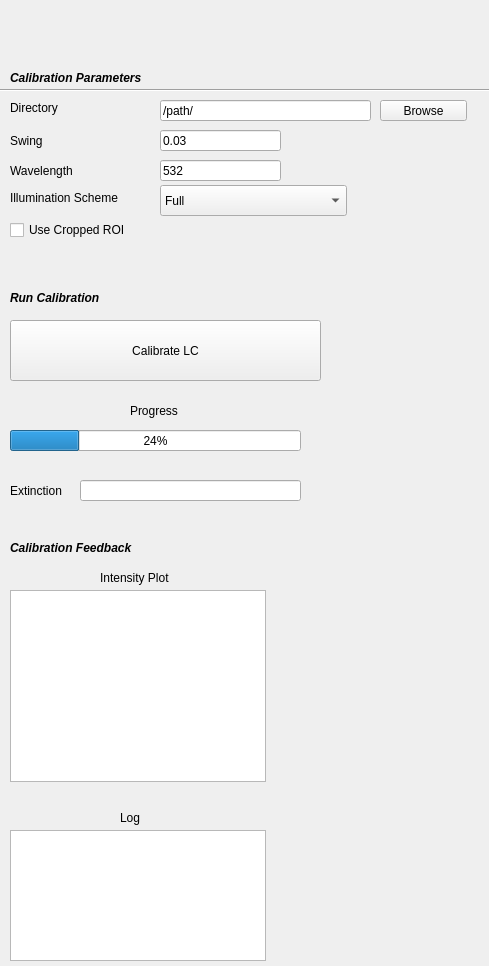
<?xml version="1.0" encoding="UTF-8"?>
<ui version="4.0">
 <class>Form</class>
 <widget class="QWidget" name="Form">
  <property name="geometry">
   <rect>
    <x>0</x>
    <y>0</y>
    <width>489</width>
    <height>966</height>
   </rect>
  </property>
  <property name="windowTitle">
   <string>Form</string>
  </property>
  <widget class="QComboBox" name="cb_calibration_mode">
   <property name="geometry">
    <rect>
     <x>160</x>
     <y>185</y>
     <width>187</width>
     <height>31</height>
    </rect>
   </property>
   <item>
    <property name="text">
     <string>Full</string>
    </property>
   </item>
   <item>
    <property name="text">
     <string>Coarse</string>
    </property>
   </item>
   <item>
    <property name="text">
     <string>Fine</string>
    </property>
   </item>
  </widget>
  <widget class="QPushButton" name="qbutton_calibrate_lc">
   <property name="geometry">
    <rect>
     <x>10</x>
     <y>320</y>
     <width>311</width>
     <height>61</height>
    </rect>
   </property>
   <property name="sizePolicy">
    <sizepolicy hsizetype="Minimum" vsizetype="Fixed">
     <horstretch>0</horstretch>
     <verstretch>0</verstretch>
    </sizepolicy>
   </property>
   <property name="text">
    <string>Calibrate LC</string>
   </property>
   <property name="autoDefault">
    <bool>false</bool>
   </property>
  </widget>
  <widget class="QLineEdit" name="le_swing">
   <property name="geometry">
    <rect>
     <x>160</x>
     <y>130</y>
     <width>121</width>
     <height>21</height>
    </rect>
   </property>
   <property name="sizePolicy">
    <sizepolicy hsizetype="Fixed" vsizetype="Fixed">
     <horstretch>0</horstretch>
     <verstretch>0</verstretch>
    </sizepolicy>
   </property>
   <property name="text">
    <string>0.03</string>
   </property>
  </widget>
  <widget class="QLineEdit" name="le_extinction">
   <property name="geometry">
    <rect>
     <x>80</x>
     <y>480</y>
     <width>221</width>
     <height>21</height>
    </rect>
   </property>
   <property name="sizePolicy">
    <sizepolicy hsizetype="Minimum" vsizetype="Fixed">
     <horstretch>0</horstretch>
     <verstretch>0</verstretch>
    </sizepolicy>
   </property>
   <property name="readOnly">
    <bool>true</bool>
   </property>
  </widget>
  <widget class="QLabel" name="label_wavelength">
   <property name="geometry">
    <rect>
     <x>10</x>
     <y>160</y>
     <width>91</width>
     <height>21</height>
    </rect>
   </property>
   <property name="text">
    <string>Wavelength</string>
   </property>
  </widget>
  <widget class="QLabel" name="label_swing">
   <property name="geometry">
    <rect>
     <x>10</x>
     <y>130</y>
     <width>73</width>
     <height>21</height>
    </rect>
   </property>
   <property name="text">
    <string>Swing</string>
   </property>
  </widget>
  <widget class="QLabel" name="label_extinction">
   <property name="geometry">
    <rect>
     <x>10</x>
     <y>480</y>
     <width>60</width>
     <height>21</height>
    </rect>
   </property>
   <property name="text">
    <string>Extinction</string>
   </property>
  </widget>
  <widget class="QLineEdit" name="le_wavelength">
   <property name="geometry">
    <rect>
     <x>160</x>
     <y>160</y>
     <width>121</width>
     <height>21</height>
    </rect>
   </property>
   <property name="sizePolicy">
    <sizepolicy hsizetype="Fixed" vsizetype="Fixed">
     <horstretch>0</horstretch>
     <verstretch>0</verstretch>
    </sizepolicy>
   </property>
   <property name="text">
    <string>532</string>
   </property>
  </widget>
  <widget class="QProgressBar" name="progressBar">
   <property name="geometry">
    <rect>
     <x>10</x>
     <y>430</y>
     <width>291</width>
     <height>21</height>
    </rect>
   </property>
   <property name="value">
    <number>24</number>
   </property>
  </widget>
  <widget class="QLineEdit" name="lineEdit">
   <property name="geometry">
    <rect>
     <x>160</x>
     <y>100</y>
     <width>211</width>
     <height>21</height>
    </rect>
   </property>
   <property name="text">
    <string>/path/</string>
   </property>
  </widget>
  <widget class="QLabel" name="label_dir">
   <property name="geometry">
    <rect>
     <x>10</x>
     <y>100</y>
     <width>56</width>
     <height>16</height>
    </rect>
   </property>
   <property name="text">
    <string>Directory</string>
   </property>
  </widget>
  <widget class="Line" name="line_12">
   <property name="geometry">
    <rect>
     <x>-10</x>
     <y>80</y>
     <width>771</width>
     <height>20</height>
    </rect>
   </property>
   <property name="orientation">
    <enum>Qt::Horizontal</enum>
   </property>
  </widget>
  <widget class="QPushButton" name="pushButton">
   <property name="geometry">
    <rect>
     <x>380</x>
     <y>100</y>
     <width>87</width>
     <height>21</height>
    </rect>
   </property>
   <property name="autoFillBackground">
    <bool>false</bool>
   </property>
   <property name="text">
    <string>Browse</string>
   </property>
   <property name="checkable">
    <bool>false</bool>
   </property>
   <property name="default">
    <bool>false</bool>
   </property>
  </widget>
  <widget class="QLabel" name="label_progress">
   <property name="geometry">
    <rect>
     <x>130</x>
     <y>400</y>
     <width>60</width>
     <height>21</height>
    </rect>
   </property>
   <property name="text">
    <string>Progress</string>
   </property>
  </widget>
  <widget class="QLabel" name="label_inten_plot">
   <property name="geometry">
    <rect>
     <x>100</x>
     <y>570</y>
     <width>111</width>
     <height>16</height>
    </rect>
   </property>
   <property name="text">
    <string>Intensity Plot</string>
   </property>
  </widget>
  <widget class="QGraphicsView" name="plot_window">
   <property name="geometry">
    <rect>
     <x>10</x>
     <y>590</y>
     <width>256</width>
     <height>192</height>
    </rect>
   </property>
  </widget>
  <widget class="QLabel" name="label_scheme">
   <property name="geometry">
    <rect>
     <x>10</x>
     <y>190</y>
     <width>131</width>
     <height>16</height>
    </rect>
   </property>
   <property name="text">
    <string>Illumination Scheme</string>
   </property>
  </widget>
  <widget class="QLabel" name="label_calibration_params">
   <property name="geometry">
    <rect>
     <x>10</x>
     <y>70</y>
     <width>171</width>
     <height>16</height>
    </rect>
   </property>
   <property name="font">
    <font>
     <weight>75</weight>
     <italic>true</italic>
     <bold>true</bold>
    </font>
   </property>
   <property name="text">
    <string>Calibration Parameters</string>
   </property>
  </widget>
  <widget class="QCheckBox" name="checkBox">
   <property name="geometry">
    <rect>
     <x>10</x>
     <y>220</y>
     <width>141</width>
     <height>20</height>
    </rect>
   </property>
   <property name="text">
    <string>Use Cropped ROI</string>
   </property>
  </widget>
  <widget class="QLabel" name="label_calibration_params_2">
   <property name="geometry">
    <rect>
     <x>270</x>
     <y>310</y>
     <width>161</width>
     <height>21</height>
    </rect>
   </property>
   <property name="text">
    <string/>
   </property>
  </widget>
  <widget class="QLabel" name="label_inten_plot_2">
   <property name="geometry">
    <rect>
     <x>120</x>
     <y>810</y>
     <width>31</width>
     <height>16</height>
    </rect>
   </property>
   <property name="text">
    <string>Log</string>
   </property>
  </widget>
  <widget class="QGraphicsView" name="plot_window_2">
   <property name="geometry">
    <rect>
     <x>10</x>
     <y>830</y>
     <width>256</width>
     <height>131</height>
    </rect>
   </property>
  </widget>
  <widget class="QLabel" name="label_calibration_params_4">
   <property name="geometry">
    <rect>
     <x>10</x>
     <y>290</y>
     <width>171</width>
     <height>16</height>
    </rect>
   </property>
   <property name="font">
    <font>
     <weight>75</weight>
     <italic>true</italic>
     <bold>true</bold>
    </font>
   </property>
   <property name="text">
    <string>Run Calibration</string>
   </property>
  </widget>
  <widget class="QLabel" name="label_calibration_params_5">
   <property name="geometry">
    <rect>
     <x>10</x>
     <y>540</y>
     <width>171</width>
     <height>16</height>
    </rect>
   </property>
   <property name="font">
    <font>
     <weight>75</weight>
     <italic>true</italic>
     <bold>true</bold>
    </font>
   </property>
   <property name="text">
    <string>Calibration Feedback</string>
   </property>
  </widget>
 </widget>
 <resources/>
 <connections/>
</ui>
